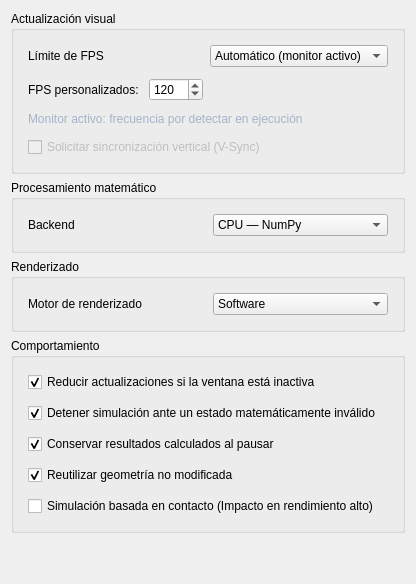
        <widget class="QWidget" name="tab_3">
         <attribute name="title">
          <string>Simulación y rendimiento</string>
         </attribute>
         <layout class="QGridLayout" name="gridLayout_8">
          <item row="2" column="0">
           <widget class="QGroupBox" name="groupRender">
            <property name="title">
             <string>Renderizado</string>
            </property>
            <layout class="QVBoxLayout" name="groupRenderLayout">
             <property name="spacing">
              <number>11</number>
             </property>
             <property name="leftMargin">
              <number>14</number>
             </property>
             <property name="topMargin">
              <number>14</number>
             </property>
             <property name="rightMargin">
              <number>14</number>
             </property>
             <property name="bottomMargin">
              <number>14</number>
             </property>
             <item>
              <layout class="QHBoxLayout" name="comboRenderRow">
               <property name="spacing">
                <number>10</number>
               </property>
               <property name="leftMargin">
                <number>0</number>
               </property>
               <property name="topMargin">
                <number>0</number>
               </property>
               <property name="rightMargin">
                <number>0</number>
               </property>
               <property name="bottomMargin">
                <number>0</number>
               </property>
               <item>
                <widget class="QLabel" name="comboRenderLabel">
                 <property name="minimumSize">
                  <size>
                   <width>172</width>
                   <height>0</height>
                  </size>
                 </property>
                 <property name="text">
                  <string>Motor de renderizado</string>
                 </property>
                </widget>
               </item>
               <item>
                <widget class="QComboBox" name="comboRender">
                 <property name="currentIndex">
                  <number>0</number>
                 </property>
                 <item>
                  <property name="text">
                   <string>Software</string>
                  </property>
                 </item>
                 <item>
                  <property name="text">
                   <string>OpenGL</string>
                  </property>
                 </item>
                </widget>
               </item>
              </layout>
             </item>
            </layout>
           </widget>
          </item>
          <item row="0" column="0">
           <widget class="QGroupBox" name="groupCadencia">
            <property name="title">
             <string>Actualización visual</string>
            </property>
            <layout class="QVBoxLayout" name="groupCadenciaLayout">
             <property name="spacing">
              <number>11</number>
             </property>
             <property name="leftMargin">
              <number>14</number>
             </property>
             <property name="topMargin">
              <number>14</number>
             </property>
             <property name="rightMargin">
              <number>14</number>
             </property>
             <property name="bottomMargin">
              <number>14</number>
             </property>
             <item>
              <layout class="QHBoxLayout" name="comboFPSRow">
               <property name="spacing">
                <number>10</number>
               </property>
               <property name="leftMargin">
                <number>0</number>
               </property>
               <property name="topMargin">
                <number>0</number>
               </property>
               <property name="rightMargin">
                <number>0</number>
               </property>
               <property name="bottomMargin">
                <number>0</number>
               </property>
               <item>
                <widget class="QLabel" name="comboFPSLabel">
                 <property name="minimumSize">
                  <size>
                   <width>172</width>
                   <height>0</height>
                  </size>
                 </property>
                 <property name="text">
                  <string>Límite de FPS</string>
                 </property>
                </widget>
               </item>
               <item>
                <widget class="QComboBox" name="comboFPS">
                 <property name="currentIndex">
                  <number>0</number>
                 </property>
                 <item>
                  <property name="text">
                   <string>Automático (monitor activo)</string>
                  </property>
                 </item>
                 <item>
                  <property name="text">
                   <string>30 FPS</string>
                  </property>
                 </item>
                 <item>
                  <property name="text">
                   <string>60 FPS</string>
                  </property>
                 </item>
                 <item>
                  <property name="text">
                   <string>75 FPS</string>
                  </property>
                 </item>
                 <item>
                  <property name="text">
                   <string>90 FPS</string>
                  </property>
                 </item>
                 <item>
                  <property name="text">
                   <string>120 FPS</string>
                  </property>
                 </item>
                 <item>
                  <property name="text">
                   <string>144 FPS</string>
                  </property>
                 </item>
                 <item>
                  <property name="text">
                   <string>165 FPS</string>
                  </property>
                 </item>
                 <item>
                  <property name="text">
                   <string>240 FPS</string>
                  </property>
                 </item>
                 <item>
                  <property name="text">
                   <string>Personalizado</string>
                  </property>
                 </item>
                 <item>
                  <property name="text">
                   <string>Sin límite (Uncapped)</string>
                  </property>
                 </item>
                </widget>
               </item>
              </layout>
             </item>
             <item>
              <layout class="QHBoxLayout" name="layoutFPSCustom">
               <property name="spacing">
                <number>10</number>
               </property>
               <property name="leftMargin">
                <number>0</number>
               </property>
               <property name="topMargin">
                <number>0</number>
               </property>
               <property name="rightMargin">
                <number>0</number>
               </property>
               <property name="bottomMargin">
                <number>0</number>
               </property>
               <item>
                <widget class="QLabel" name="lblFPSCustom">
                 <property name="text">
                  <string>FPS personalizados:</string>
                 </property>
                 <property name="wordWrap">
                  <bool>true</bool>
                 </property>
                </widget>
               </item>
               <item>
                <widget class="QSpinBox" name="spinFPSCustom">
                 <property name="minimum">
                  <number>1</number>
                 </property>
                 <property name="maximum">
                  <number>1000</number>
                 </property>
                 <property name="singleStep">
                  <number>1</number>
                 </property>
                 <property name="value">
                  <number>120</number>
                 </property>
                </widget>
               </item>
               <item>
                <spacer name="customFpsSpace">
                 <property name="orientation">
                  <enum>Qt::Orientation::Horizontal</enum>
                 </property>
                 <property name="sizeHint" stdset="0">
                  <size>
                   <width>20</width>
                   <height>20</height>
                  </size>
                 </property>
                </spacer>
               </item>
              </layout>
             </item>
             <item>
              <widget class="QLabel" name="lblMonitorHz">
               <property name="styleSheet">
                <string>color: #A5B4C9; font-size: 12px;</string>
               </property>
               <property name="text">
                <string>Monitor activo: frecuencia por detectar en ejecución</string>
               </property>
               <property name="wordWrap">
                <bool>true</bool>
               </property>
              </widget>
             </item>
             <item>
              <widget class="QCheckBox" name="chkVSync">
               <property name="enabled">
                <bool>false</bool>
               </property>
               <property name="text">
                <string>Solicitar sincronización vertical (V-Sync)</string>
               </property>
               <property name="checked">
                <bool>false</bool>
               </property>
              </widget>
             </item>
            </layout>
           </widget>
          </item>
          <item row="1" column="0">
           <widget class="QGroupBox" name="groupProcesamiento">
            <property name="title">
             <string>Procesamiento matemático</string>
            </property>
            <layout class="QVBoxLayout" name="groupProcesamientoLayout">
             <property name="spacing">
              <number>11</number>
             </property>
             <property name="leftMargin">
              <number>14</number>
             </property>
             <property name="topMargin">
              <number>14</number>
             </property>
             <property name="rightMargin">
              <number>14</number>
             </property>
             <property name="bottomMargin">
              <number>14</number>
             </property>
             <item>
              <layout class="QHBoxLayout" name="comboBackendRow">
               <property name="spacing">
                <number>10</number>
               </property>
               <property name="leftMargin">
                <number>0</number>
               </property>
               <property name="topMargin">
                <number>0</number>
               </property>
               <property name="rightMargin">
                <number>0</number>
               </property>
               <property name="bottomMargin">
                <number>0</number>
               </property>
               <item>
                <widget class="QLabel" name="comboBackendLabel">
                 <property name="minimumSize">
                  <size>
                   <width>172</width>
                   <height>0</height>
                  </size>
                 </property>
                 <property name="text">
                  <string>Backend</string>
                 </property>
                </widget>
               </item>
               <item>
                <widget class="QComboBox" name="comboBackend">
                 <property name="currentIndex">
                  <number>0</number>
                 </property>
                 <item>
                  <property name="text">
                   <string>CPU — NumPy</string>
                  </property>
                 </item>
                 <item>
                  <property name="text">
                   <string>GPU — CuPy</string>
                  </property>
                 </item>
                 <item>
                  <property name="text">
                   <string>Híbrido — automático</string>
                  </property>
                 </item>
                </widget>
               </item>
              </layout>
             </item>
            </layout>
           </widget>
          </item>
          <item row="3" column="0">
           <widget class="QGroupBox" name="groupSimComportamiento">
            <property name="title">
             <string>Comportamiento</string>
            </property>
            <layout class="QVBoxLayout" name="groupSimComportamientoLayout">
             <property name="spacing">
              <number>11</number>
             </property>
             <property name="leftMargin">
              <number>14</number>
             </property>
             <property name="topMargin">
              <number>14</number>
             </property>
             <property name="rightMargin">
              <number>14</number>
             </property>
             <property name="bottomMargin">
              <number>14</number>
             </property>
             <item>
              <widget class="QCheckBox" name="chkBajarFPSInactivo">
               <property name="enabled">
                <bool>true</bool>
               </property>
               <property name="text">
                <string>Reducir actualizaciones si la ventana está inactiva</string>
               </property>
               <property name="checked">
                <bool>true</bool>
               </property>
              </widget>
             </item>
             <item>
              <widget class="QCheckBox" name="chkDetenerInvalido">
               <property name="enabled">
                <bool>true</bool>
               </property>
               <property name="text">
                <string>Detener simulación ante un estado matemáticamente inválido</string>
               </property>
               <property name="checked">
                <bool>true</bool>
               </property>
              </widget>
             </item>
             <item>
              <widget class="QCheckBox" name="chkConservarPausa">
               <property name="enabled">
                <bool>true</bool>
               </property>
               <property name="text">
                <string>Conservar resultados calculados al pausar</string>
               </property>
               <property name="checked">
                <bool>true</bool>
               </property>
              </widget>
             </item>
             <item>
              <widget class="QCheckBox" name="chkCacheGeometria">
               <property name="enabled">
                <bool>true</bool>
               </property>
               <property name="text">
                <string>Reutilizar geometría no modificada</string>
               </property>
               <property name="checked">
                <bool>true</bool>
               </property>
              </widget>
             </item>
             <item>
              <widget class="QCheckBox" name="checkBox_3">
               <property name="text">
                <string>Simulación basada en contacto (Impacto en rendimiento alto)</string>
               </property>
              </widget>
             </item>
            </layout>
           </widget>
          </item>
          <item row="4" column="0">
           <spacer name="verticalSpacer_4">
            <property name="orientation">
             <enum>Qt::Orientation::Vertical</enum>
            </property>
            <property name="sizeHint" stdset="0">
             <size>
              <width>20</width>
              <height>40</height>
             </size>
            </property>
           </spacer>
          </item>
         </layout>
        </widget>
